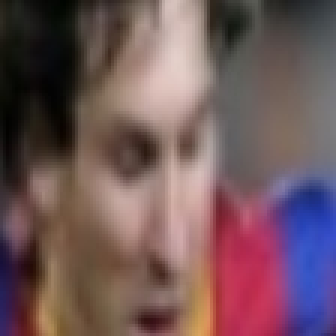
#> input picture data/faces/1207092101920004/0.jpg, 112 x 112 px (shown 3 times larger); its folder holds only this picture in this run
$ python -i ktp_ocr.py   (imports and definitions only)
#> lines starting #> are read from the running program, lines starting #| are printed output that depends on the picture; after the words box and inside, x2 and y2 are one past the last pixel; in counts of white or black regions, pixels touching at a corner belong together
#> further down, picture is the input picture: shape (112, 112, 3); mean B, G, R 90.7, 86.8, 112.9
### core/ktp.py
import cv2
import numpy as np
from core.detector import detect_faces

WARP_W, WARP_H = 1000, 630  # ID-1 ratio (85.60 x 53.98 mm)

# [9 lines left out: function _order_points, not called in this run]

def find_card_corners(image):
    h, w = image.shape[:2]
#> h = 112; w = 112
    if max(h, w) > 1600:
        scale = 1600.0 / max(h, w)
        work = cv2.resize(image, (int(w * scale), int(h * scale)))
    else:
        scale = 1.0
        work = image
    gray = cv2.cvtColor(work, cv2.COLOR_BGR2GRAY)
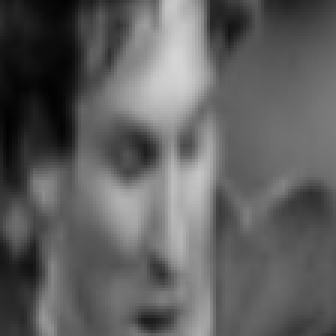
#> gray: shape (112, 112) (shown 3 times larger); min 2, max 213, mean 95.1
    blurred = cv2.GaussianBlur(gray, (5, 5), 0)
    edged = cv2.Canny(blurred, 50, 150)
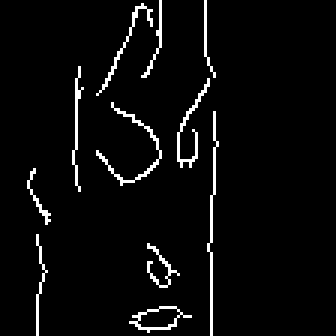
#> edged: shape (112, 112) (shown 3 times larger); 4% white in thin lines or dots, all inside (x1, y1, x2, y2) = (9, 0, 73, 112)
    contours, _ = cv2.findContours(edged, cv2.RETR_LIST, cv2.CHAIN_APPROX_SIMPLE)
#> contours = 12 contours, 10 with area under 20; largest, box (x1, y1, x2, y2) and area: (43, 102, 64, 111) 82, (45, 102, 61, 110) 76
    contours = sorted(contours, key=cv2.contourArea, reverse=True)[:5]
#> contours = 5 contours, 3 with area under 20; largest, box (x1, y1, x2, y2) and area: (43, 102, 64, 111) 82, (45, 102, 61, 110) 76
    for cnt in contours:
        peri = cv2.arcLength(cnt, True)
        approx = cv2.approxPolyDP(cnt, 0.02 * peri, True)
        if len(approx) == 4:
            return _order_points(approx) / scale
#> this loop made 5 passes
#> peri on passes 1 to 5: 52.63, 36.97, 117, 98.43, 90.08
    return None

def dewarp_card(image):
    corners = find_card_corners(image)
    if corners is None:
        return image, False
    dst = np.array([[0, 0], [WARP_W, 0], [WARP_W, WARP_H], [0, WARP_H]], dtype="float32")
    matrix = cv2.getPerspectiveTransform(corners, dst)
    warped = cv2.warpPerspective(image, matrix, (WARP_W, WARP_H))
    return warped, True

# [20 lines left out: function extract_face_region, not called in this run]

### core/ktp_ocr.py
import os
import re
import shutil

import cv2
import numpy as np

NIK_RE = re.compile(r"(?<!\d)(\d{16})(?!\d)")
# label line Nama/Name may be mangled by OCR (e.g. "Nema"), and the value may
# carry punctuation such as "ALEX SIREGAR,S.KOM"
NAME_LABEL_RE = re.compile(r"^\s*n[aeiou]{1,2}m[a-z]{0,2}\s*[:.\-]?\s+(.+)$",
                           re.IGNORECASE)
SKIP_LABELS = {"nik", "nama", "name", "nif", "nema"}
FIELD_TOKENS = {
    "alamat", "provinsi", "kabupaten", "kecamatan", "kel", "desa", "rt/rw", "rt",
    "rw", "agama", "status", "perkawinan", "pekerjaan", "kewarganegaraan", "berlaku",
    "tempat", "tgl", "ttl", "jenis", "kelamin", "gol", "darah", "nik", "nama",
    "name", "masa", "golongan", "keadaan",
}


def find_tesseract():
    path = shutil.which("tesseract")
    if path:
        return path
    for candidate in (
        r"C:\Program Files\Tesseract-OCR\tesseract.exe",
        r"C:\Program Files (x86)\Tesseract-OCR\tesseract.exe",
        r"/usr/bin/tesseract",
        r"/opt/homebrew/bin/tesseract",
    ):
        if os.path.isfile(candidate):
            return candidate
    return None


# [28 lines left out: functions find_tessdata, available_langs, preprocess, not called in this run]


def _apply_tessdata_env(tessdata_dir):
    if tessdata_dir:
        os.environ["TESSDATA_PREFIX"] = tessdata_dir


def extract_text(image, tesseract_cmd=None, tessdata_dir=None, lang=None, psm=6):
    import pytesseract

    if tesseract_cmd is None:
        tesseract_cmd = find_tesseract()
    if not tesseract_cmd:
        raise RuntimeError("Tesseract not found; install it and pass --tesseract-cmd")
    pytesseract.pytesseract.tesseract_cmd = tesseract_cmd
    _apply_tessdata_env(tessdata_dir)
    if lang is None:
        langs = available_langs(tessdata_dir or find_tessdata(tesseract_cmd))
        lang = "ind" if "ind" in langs else "eng"
    config = f"--psm {psm} -l {lang}"
    return pytesseract.image_to_string(preprocess(image), config=config)


def _clean_digits(text):
    return "".join(c for c in text if c.isdigit())


def extract_nik(text):
    match = NIK_RE.search(text)
    return match.group(1) if match else None


# [169 lines left out: functions _confusion_digits, _birth_hints, _pick_nik, ocr_nik_from_image, _valid_name_value, not called in this run]


def _looks_like_field(line):
    head = line.split()[0].lower().rstrip(":")
    return head in FIELD_TOKENS


# [20 lines left out: functions extract_name, extract_fields, not called in this run]


def read_ktp_fields(image, tesseract_cmd=None, tessdata_dir=None, lang=None,
                    no_dewarp=False):
    """Best-effort NIK/name extraction: tries the (dewarped) card first, then
    falls back to the raw photo and the 90/180/270 rotations until both fields
    are found."""
    sources = []
    if not no_dewarp:
        try:
            from core.ktp import dewarp_card
            sources.append(dewarp_card(image)[0])
        except Exception:
            pass
    sources.append(image)

    best, best_score = {"nik": None, "name": None}, -1
    for src in sources:
        for rot in range(4):
            probe = np.rot90(src, rot) if rot else src
            try:
                text = extract_text(probe, tesseract_cmd=tesseract_cmd,
                                    tessdata_dir=tessdata_dir, lang=lang)
            except Exception:
                continue
            fields = extract_fields(text, image=probe, tesseract_cmd=tesseract_cmd,
                                    tessdata_dir=tessdata_dir, lang=lang)
            score = bool(fields["nik"]) + bool(fields["name"])
            if score == 2:
                return fields
            if score > best_score:
                best_score, best = score, fields
    return best

>>> import cv2
>>> picture = cv2.imread('../data/faces/1207092101920004/0.jpg')
>>> result = read_ktp_fields(picture)
#> result = 2 items
